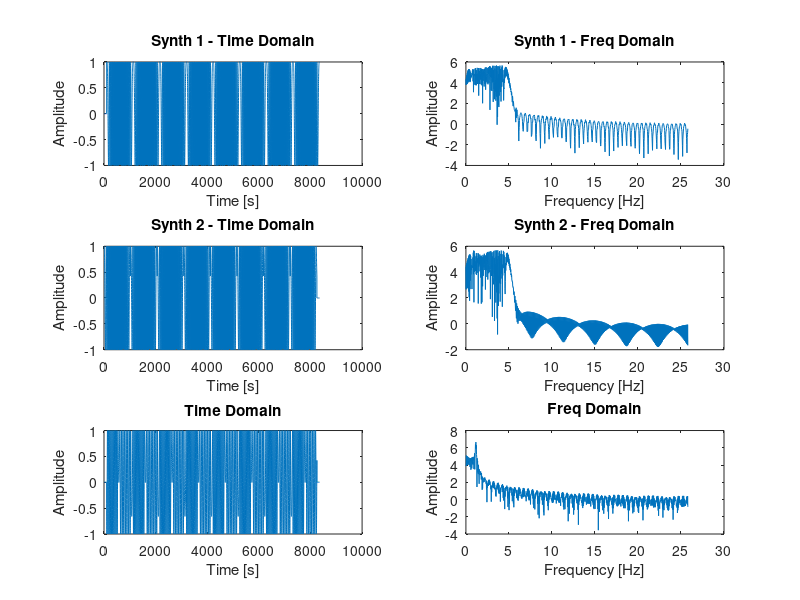
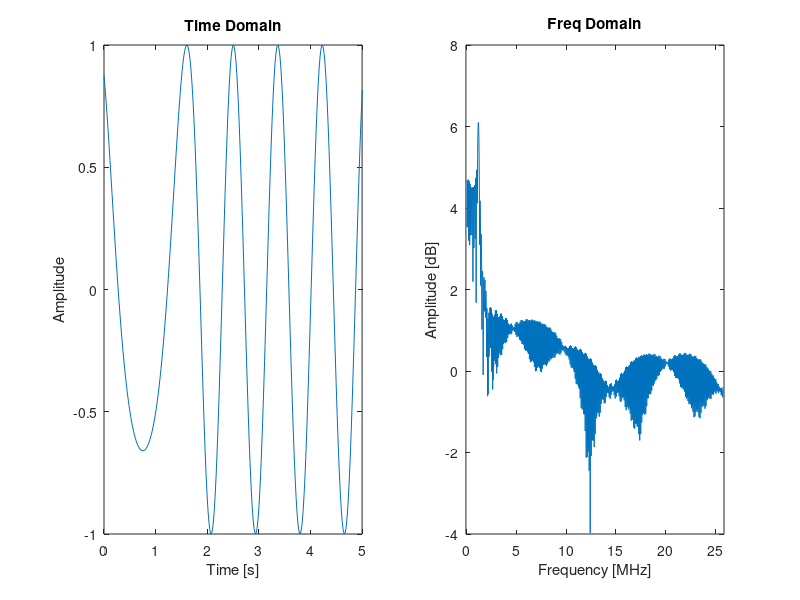
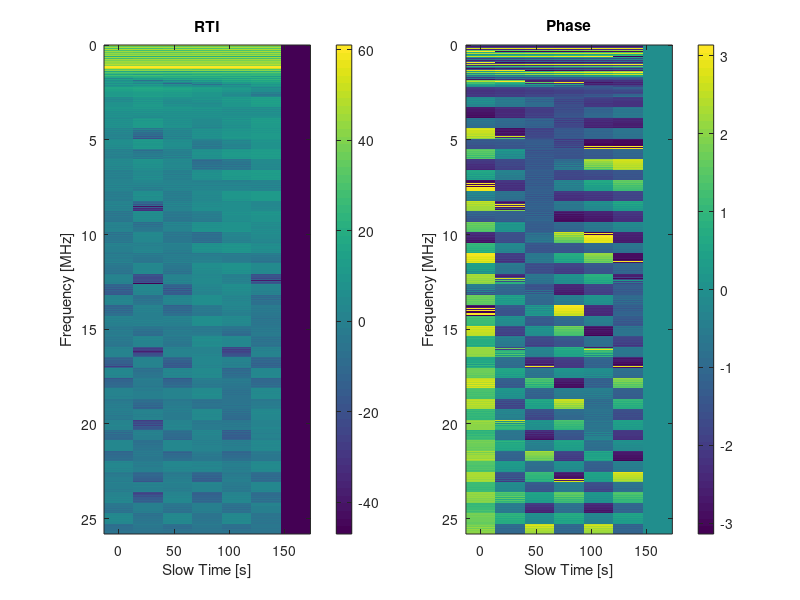

Write MATLAB code to recreate these figures, in order.
%% Processing settings

is_windowing = 0;                   % enable tapering
is_sub = 0;                         % enable coherent subtraction
n_peek = 10;                        % number of profiles to view during processing

%% Simulation parameters

c = 299792458;                                   
Fc = 0;                   
Fo = 0.1593;                                        
phi = 0;                                           
B = 5;  

T_prop = 2;
T_up = 10;
T_down = 10;
T_ramp = T_up + T_down;

K_up = B/T_up;
K_down = B/T_down;

Fs = 10*(Fc + B + Fo);                               

n_ramps = 8;
ns_ramp = floor(Fs*T_ramp); 
ns_up = floor(Fs*T_up);
ns_down = ns_ramp - ns_up;
ns_prop = floor(Fs*T_prop);

ns_fft = 2^nextpow2(ns_ramp);
ns_dataset = ns_ramp*n_ramps;
ns_profile = ns_fft/2 + 1;

RTI = zeros(ns_profile, n_ramps - 1);

t_raw  = linspace(0, (ns_dataset - 1)/Fs, ns_dataset);
t_up   = linspace(0, (ns_up )/Fs, ns_up);
t_down = linspace((ns_down)/Fs, 0, ns_down);

t_beat = linspace(0, (ns_ramp - 1)/Fs, ns_ramp);
f_fft  = linspace(0, Fs/2, ns_profile); 

ramp_up = exp(2*pi*1i*(Fc*t_up + K_up/2*t_up.^2) + 1i*phi);
ramp_down = exp(2*pi*1i*(Fc*t_down - K_down/2*t_down.^2) + 1i*phi);

synth_1 = [ramp_up ramp_down];
synth_2 = synth_1.*exp(2*pi*1i*(Fo*t_beat));

synth_1 = [synth_1 synth_1];
synth_1 = [synth_1 synth_1];
synth_1 = [synth_1 synth_1];
synth_1 = [zeros(1, ns_prop) synth_1]; 

synth_2 = [synth_2 synth_2];
synth_2 = [synth_2 synth_2];
synth_2 = [synth_2 synth_2];
synth_2 = [synth_2 zeros(1, ns_prop)];

raw_data = conj(synth_1).*synth_2;

%% Per-pulse processing
for i = 1 : n_ramps
     
    start = floor(i*Fs*T_ramp);
    stop  = start + ns_ramp - 1;   
    
    if(stop > ns_dataset)
        continue;
    end;
    
    beat = raw_data(start : stop);          
  
    if(is_windowing)
        beat = beat.*hamming(ns_ramp)';
    end;
    
    chop_fft = fft(beat, ns_fft); 
    chop_profile = chop_fft(1 : ns_profile);
    
    RTI(:, i) = chop_profile;        
        
    figure(2);

    subplot(1,2,1);
    plot(t_beat, real(beat));
    title('Time Domain');
    xlabel('Time [s]');
    ylabel('Amplitude');
    xlim([0 5]);


    subplot(1,2,2);
    plot(f_fft, log(abs(chop_profile)));
    title('Freq Domain');
    xlabel('Frequency [MHz]');
    ylabel('Amplitude [dB]');
    %ylim([80 160]);  
    xlim([-0.1 (max(f_fft) + 0.1)]);

    pause;


end;

synth_1_profile = fft(synth_1, ns_fft);
synth_1_profile = synth_1_profile(1 : ns_profile);

synth_2_profile = fft(synth_2, ns_fft);
synth_2_profile = synth_2_profile(1 : ns_profile);

beat_profile = fft(raw_data, ns_fft);
beat_profile = beat_profile(1 : ns_profile);

figure(1);   
subplot(3, 2, 1);
plot(real(synth_1));
title('Synth 1 - Time Domain');
xlabel('Time [s]');
ylabel('Amplitude');

subplot(3, 2, 2);
plot(f_fft, log(abs(synth_1_profile)));
title('Synth 1 - Freq Domain');
xlabel('Frequency [Hz]');
ylabel('Amplitude');

subplot(3, 2, 3);
plot(real(synth_2));
title('Synth 2 - Time Domain');
xlabel('Time [s]');
ylabel('Amplitude');

subplot(3, 2, 4);
plot(f_fft, log(abs(synth_2_profile)));
title('Synth 2 - Freq Domain');
xlabel('Frequency [Hz]');
ylabel('Amplitude');

subplot(3, 2, 5);
plot(real(raw_data));
title('Time Domain');
xlabel('Time [s]');
ylabel('Amplitude');

subplot(3, 2, 6);
plot(f_fft, log(abs(beat_profile)));
title('Freq Domain');
xlabel('Frequency [Hz]');
ylabel('Amplitude');

figure(3);
subplot(1, 2, 1);
imagesc(t_raw, f_fft, 10*log(abs(RTI)));
title('RTI');
ylabel('Frequency [MHz]');
xlabel('Slow Time [s]');  
%ylim([1.89 1.91]);
%caxis([-50 100]);
colorbar;

subplot(1, 2, 2);
imagesc(t_raw, f_fft, angle(RTI));
title('Phase');
ylabel('Frequency [MHz]');
xlabel('Slow Time [s]');  
%ylim([1.89 1.91]);
colorbar;



